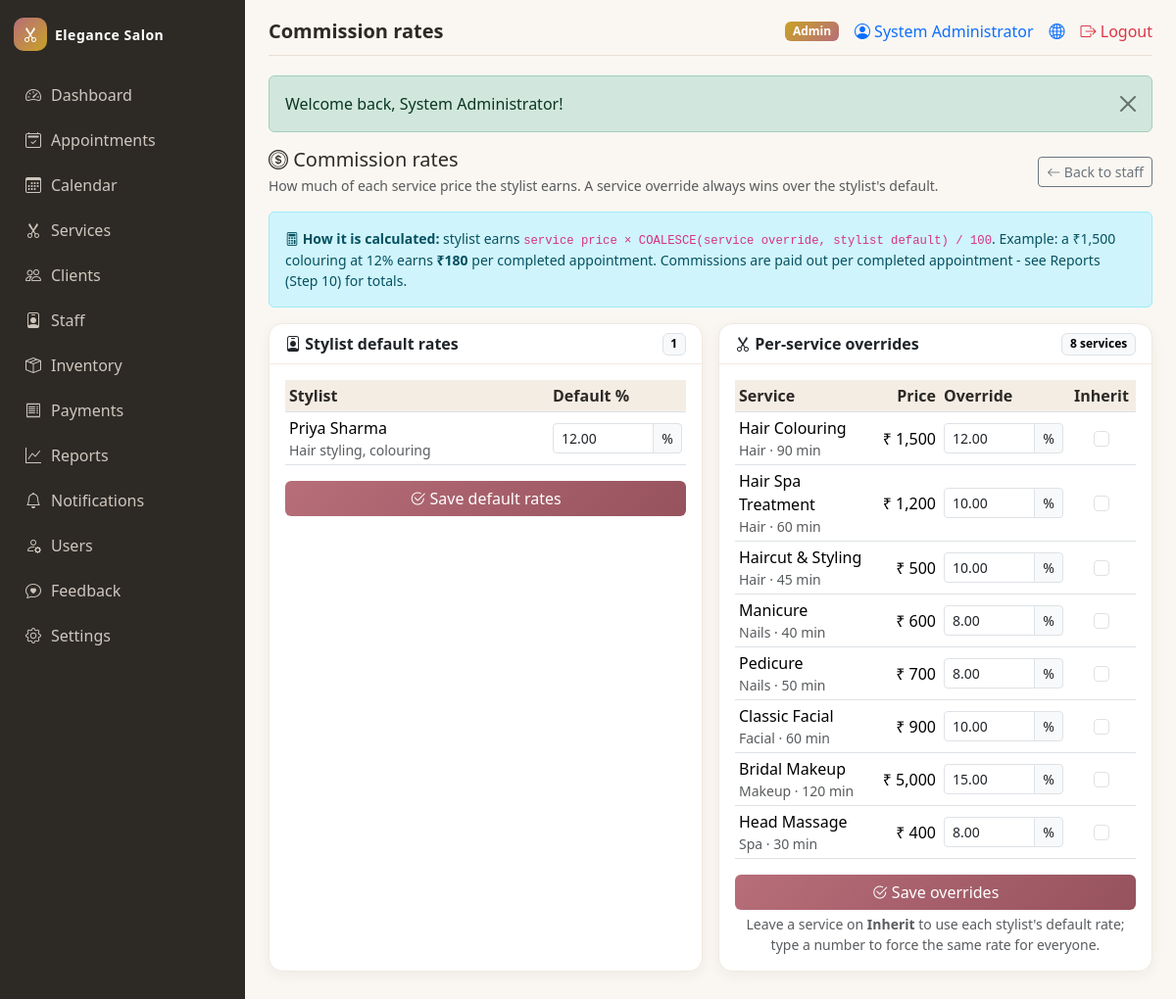
The app's page /modules/staff/commissions.php (signed in) with its own data.
### tables this page shows
CREATE TABLE staff (
  staff_id        INT UNSIGNED AUTO_INCREMENT PRIMARY KEY,
  user_id         INT UNSIGNED DEFAULT NULL UNIQUE,
  name            VARCHAR(100) NOT NULL,
  email           VARCHAR(120) DEFAULT NULL,
  phone           VARCHAR(20)  DEFAULT NULL,
  specialization  VARCHAR(150) DEFAULT NULL,
  commission_rate DECIMAL(5,2) NOT NULL DEFAULT 10.00,    
  work_days       SET('Mon','Tue','Wed','Thu','Fri','Sat','Sun')
                  NOT NULL DEFAULT 'Mon,Tue,Wed,Thu,Fri,Sat',
  shift_start     TIME NOT NULL DEFAULT '09:00:00',
  shift_end       TIME NOT NULL DEFAULT '18:00:00',
  hire_date       DATE DEFAULT NULL,
  status          ENUM('active','on_leave','inactive') NOT NULL DEFAULT 'active',
  created_at      TIMESTAMP NOT NULL DEFAULT CURRENT_TIMESTAMP,
  CONSTRAINT fk_staff_user FOREIGN KEY (user_id)
      REFERENCES users(user_id) ON DELETE SET NULL
);

CREATE TABLE services (
  service_id       INT UNSIGNED AUTO_INCREMENT PRIMARY KEY,
  name             VARCHAR(100) NOT NULL,
  category         ENUM('Hair','Nails','Facial','Makeup','Spa','Other')
                   NOT NULL DEFAULT 'Other',
  description      TEXT DEFAULT NULL,
  duration_minutes INT UNSIGNED NOT NULL DEFAULT 30,
  price            DECIMAL(10,2) NOT NULL,
  commission_rate  DECIMAL(5,2) DEFAULT NULL,   
  is_active        TINYINT(1) NOT NULL DEFAULT 1,
  created_at       TIMESTAMP NOT NULL DEFAULT CURRENT_TIMESTAMP
);

### modules/staff/commissions.php (the view, shortened to what this page needs)
<?php
require_once __DIR__ . '/../../includes/init.php';
 $self = BASE_URL . 'modules/staff/commissions.php';
 $staff_rows = mysqli_fetch_all(mysqli_query($conn,
    "SELECT staff_id, name, specialization, status, commission_rate
     FROM staff
     ORDER BY FIELD(status, 'active', 'on_leave', 'inactive'), name ASC"), MYSQLI_ASSOC);
 $active_rates = array();
foreach ($staff_rows as $s) {
    if ($s['status'] !== 'inactive') {
        $active_rates[] = (float)$s['commission_rate'];
    }
}
 $rate_min = $active_rates ? min($active_rates) : null;
 $rate_max = $active_rates ? max($active_rates) : null;
 $services = mysqli_fetch_all(mysqli_query($conn,
    "SELECT service_id, name, category, price, duration_minutes, commission_rate
     FROM services
     WHERE is_active = 1
     ORDER BY FIELD(category, 'Hair', 'Nails', 'Facial', 'Makeup', 'Spa', 'Other'), name ASC"), MYSQLI_ASSOC);
require_once __DIR__ . '/../../includes/dash_header.php';
?>
<div class="d-flex flex-wrap justify-content-between align-items-center gap-2 mb-3">
    <div>
        <h5 class="mb-1"><i class="bi bi-coin"></i> Commission rates</h5>
        <p class="text-muted small mb-0">
            How much of each service price the stylist earns. A service override always
            wins over the stylist's default.
        </p>
    </div>
    <a class="btn btn-outline-secondary btn-sm" href="<?= BASE_URL ?>modules/staff/index.php">
        <i class="bi bi-arrow-left"></i> Back to staff
    </a>
</div>
<div class="alert alert-info small">
    <i class="bi bi-calculator"></i> <b>How it is calculated:</b>
    stylist earns <code>service price &times; COALESCE(service override, stylist default) / 100</code>.
    Example: a &#8377;1,500 colouring at 12% earns <b>&#8377;180</b> per completed appointment.
    Commissions are paid out per completed appointment - see Reports (Step 10) for totals.
</div>
<div class="row g-3">
    <div class="col-lg-6">
        <div class="card card-salon h-100">
            <div class="card-header d-flex justify-content-between align-items-center">
                <span><i class="bi bi-person-badge"></i> Stylist default rates</span>
                <span class="badge text-bg-light border"><?= count($staff_rows) ?></span>
            </div>
            <div class="card-body">
                <form method="post" action="<?= $self ?>">
                    <div class="table-responsive">
                        <table class="table table-sm align-middle mb-3">
                            <thead>
                                <tr><th>Stylist</th><th style="width:140px;">Default %</th></tr>
                            </thead>
                            <tbody>
                            <?php foreach ($staff_rows as $s): ?>
                                <tr class="<?= $s['status'] === 'inactive' ? 'table-light' : '' ?>">
                                    <td>
                                        <?= e($s['name']) ?>
                                        <div class="small text-muted"><?= e($s['specialization'] !== null && $s['specialization'] !== '' ? $s['specialization'] : '') ?></div>
                                    </td>
                                    <td>
                                        <div class="input-group input-group-sm">
                                            <input type="number" class="form-control" step="0.01" min="0" max="100"
                                                   name="staff_rate[<?= (int)$s['staff_id'] ?>]"
                                                   value="<?= e($s['commission_rate']) ?>">
                                            <span class="input-group-text">%</span>
                                        </div>
                                    </td>
                                </tr>
                            <?php endforeach; ?>
                            </tbody>
                        </table>
                    </div>
                    <button class="btn btn-salon w-100" type="submit">
                        <i class="bi bi-check2-circle"></i> Save default rates
                    </button>
                </form>
            </div>
        </div>
    </div>
    <div class="col-lg-6">
        <div class="card card-salon h-100">
            <div class="card-header d-flex justify-content-between align-items-center">
                <span><i class="bi bi-scissors"></i> Per-service overrides</span>
                <span class="badge text-bg-light border"><?= count($services) ?> services</span>
            </div>
            <div class="card-body">
                <form method="post" action="<?= $self ?>">
                    <div class="table-responsive">
                        <table class="table table-sm align-middle mb-3">
                            <thead>
                                <tr>
                                    <th>Service</th>
                                    <th class="text-end">Price</th>
                                    <th style="width:130px;">Override</th>
                                    <th style="width:70px;" class="text-center">Inherit</th>
                                </tr>
                            </thead>
                            <tbody>
                            <?php foreach ($services as $sv): ?>
                                <tr>
                                    <td>
                                        <?= e($sv['name']) ?>
                                        <div class="small text-muted"><?= e($sv['category']) ?> · <?= (int)$sv['duration_minutes'] ?> min</div>
                                    </td>
                                    <td class="text-end text-nowrap"><?= money($sv['price']) ?></td>
                                    <td>
                                        <div class="input-group input-group-sm">
                                            <input type="number" class="form-control" step="0.01" min="0" max="100"
                                                   id="svc-<?= (int)$sv['service_id'] ?>"
                                                   name="svc_rate[<?= (int)$sv['service_id'] ?>]"
                                                   value="<?= $sv['commission_rate'] !== null ? e($sv['commission_rate']) : '' ?>"
                                                   placeholder="<?= $rate_min !== null ? e(rtrim(rtrim($rate_min, '0'), '.')) : '' ?><?= ($rate_max !== null && $rate_max != $rate_min) ? '-' . e(rtrim(rtrim($rate_max, '0'), '.')) : '' ?>%">
                                            <span class="input-group-text">%</span>
                                        </div>
                                    </td>
                                    <td class="text-center">
                                        <input class="form-check-input inh-check" type="checkbox"
                                               data-id="<?= (int)$sv['service_id'] ?>"
                                               name="svc_inherit[<?= (int)$sv['service_id'] ?>]"
                                               title="Use each stylist's default rate"
                                               <?= $sv['commission_rate'] === null ? 'checked' : '' ?>>
                                    </td>
                                </tr>
                            <?php endforeach; ?>
                            </tbody>
                        </table>
                    </div>
                    <button class="btn btn-salon w-100" type="submit">
                        <i class="bi bi-check2-circle"></i> Save overrides
                    </button>
                    <div class="form-text text-center">Leave a service on <b>Inherit</b> to use each stylist's
                        default rate; type a number to force the same rate for everyone.</div>
                </form>
            </div>
        </div>
    </div>
</div>
<?php
require_once __DIR__ . '/../../includes/dash_footer.php';
?>

### assets/css/style.css (style rules this page uses)
:root { --salon-rose: #b76e79; --salon-rose-d: #96525d; --salon-gold: #c9a227; --salon-ink: #2d2a26; --salon-cream: #faf7f2; --salon-panel: #ffffff; --sidebar-w: 250px; }
body { background: var(--salon-cream); color: var(--salon-ink); font-family: "Segoe UI", system-ui, -apple-system, sans-serif; min-height: 100vh; display: flex; flex-direction: column; }
.btn-salon { background: linear-gradient(135deg, var(--salon-rose), var(--salon-rose-d)); color: #fff; border: none; }
.card-salon { border: 1px solid #efe9e1; border-radius: 14px; box-shadow: 0 4px 14px rgba(45,42,38,.05); background: var(--salon-panel); }
.card-salon .card-header { background: transparent; border-bottom: 1px solid #efe9e1; font-weight: 600; }
.table > thead th { background: #f4ede4; color: var(--salon-ink); }

### records on screen
staff: name "Priya Sharma", specialization "Hair styling, colouring", commission_rate "12.00"
services: name "Hair Colouring", category "Hair", duration_minutes "90", price "₹ 1,500", commission_rate "12.00"
services: name "Hair Spa Treatment", category "Hair", duration_minutes "60", price "₹ 1,200", commission_rate "10.00"
services: name "Haircut & Styling", category "Hair", duration_minutes "45", price "₹ 500", commission_rate "10.00"
services: name "Manicure", category "Nails", duration_minutes "40", price "₹ 600", commission_rate "8.00"
services: name "Pedicure", category "Nails", duration_minutes "50", price "₹ 700", commission_rate "8.00"
services: name "Classic Facial", category "Facial", duration_minutes "60", price "₹ 900", commission_rate "10.00"
services: name "Bridal Makeup", category "Makeup", duration_minutes "120", price "₹ 5,000", commission_rate "15.00"
services: name "Head Massage", category "Spa", duration_minutes "30", price "₹ 400", commission_rate "8.00"

### other values on screen
get_setting('salon_name', SITE_NAME) "Elegance Salon"
$m_item['label'] "Dashboard"
$m_item['label'] "Appointments"
$m_item['label'] "Calendar"
$m_item['label'] "Services"
$m_item['label'] "Clients"
$m_item['label'] "Staff"
$m_item['label'] "Inventory"
$m_item['label'] "Payments"
$m_item['label'] "Reports"
$m_item['label'] "Notifications"
$m_item['label'] "Users"
$m_item['label'] "Feedback"
$m_item['label'] "Settings"
$page_title "Commission rates"
